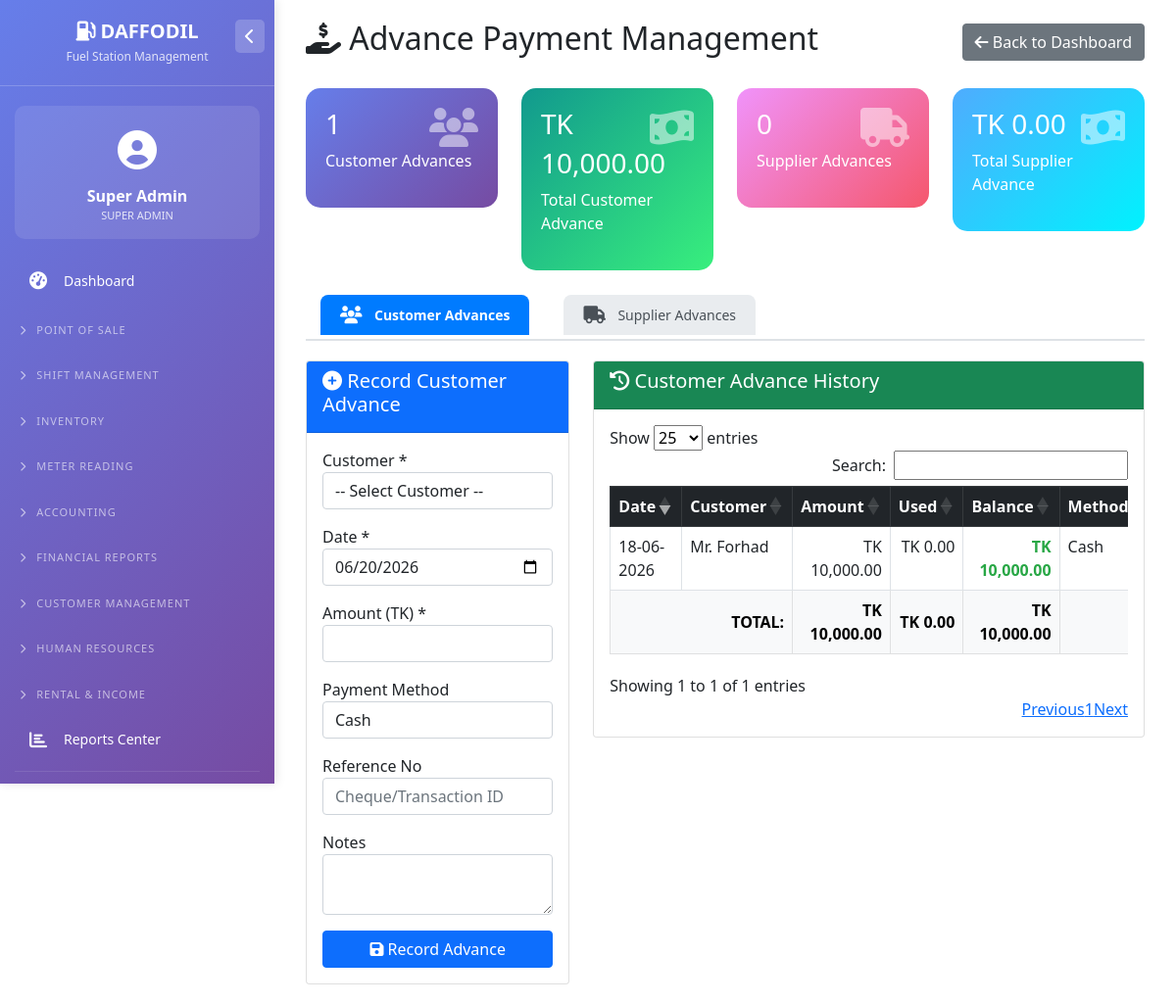
/advance_management.php (signed in), run on the app's committed database.
### tables this page shows
CREATE TABLE `users` (
  `id` int(11) NOT NULL,
  `username` varchar(50) NOT NULL,
  `password` varchar(255) NOT NULL,
  `full_name` varchar(100) NOT NULL,
  `email` varchar(100) DEFAULT NULL,
  `phone` varchar(20) DEFAULT NULL,
  `role` enum('super_admin','owner','accountant','station_manager','cashier','nozzle_operator','hr_officer','store_keeper','auditor') NOT NULL DEFAULT 'cashier',
  `is_active` tinyint(1) DEFAULT 1,
  `created_at` timestamp NOT NULL DEFAULT current_timestamp()
);

CREATE TABLE `advance_payments_customer` (
  `id` int(11) NOT NULL,
  `customer_id` int(11) NOT NULL,
  `advance_date` date NOT NULL,
  `amount` decimal(15,2) NOT NULL,
  `payment_method` enum('cash','bank','cheque','mobile_banking') DEFAULT 'cash',
  `reference_no` varchar(50) DEFAULT NULL,
  `notes` text DEFAULT NULL,
  `used_amount` decimal(15,2) DEFAULT 0.00,
  `balance_amount` decimal(15,2) DEFAULT 0.00,
  `status` enum('active','fully_used','cancelled') DEFAULT 'active',
  `voucher_id` int(11) DEFAULT NULL,
  `created_by` int(11) DEFAULT NULL,
  `created_at` timestamp NOT NULL DEFAULT current_timestamp()
);

CREATE TABLE `customers` (
  `id` int(11) NOT NULL,
  `customer_code` varchar(50) NOT NULL,
  `customer_name` varchar(100) NOT NULL,
  `phone` varchar(20) DEFAULT NULL,
  `email` varchar(100) DEFAULT NULL,
  `address` text DEFAULT NULL,
  `credit_limit` decimal(15,2) DEFAULT 0.00,
  `opening_balance` decimal(15,2) DEFAULT 0.00,
  `current_balance` decimal(15,2) DEFAULT 0.00,
  `advance_balance` decimal(15,2) DEFAULT 0.00,
  `is_active` tinyint(1) DEFAULT 1,
  `created_at` timestamp NOT NULL DEFAULT current_timestamp()
);

### config/database.php (called while the page is built, shortened)
<?php
$host = 'localhost';
$dbname = 'fuel_station_management';
$username = 'root';
$password = '';
try {
    $pdo = new PDO("mysql:host=$host;dbname=$dbname;charset=utf8mb4", $username, $password);
    $pdo->setAttribute(PDO::ATTR_ERRMODE, PDO::ERRMODE_EXCEPTION);
    $pdo->setAttribute(PDO::ATTR_DEFAULT_FETCH_MODE, PDO::FETCH_ASSOC);
} catch(PDOException $e) {
    die("Connection failed: " . $e->getMessage());
}
function getCurrentUser() {
    global $pdo;
    if(isset($_SESSION['user_id'])) {
        $stmt = $pdo->prepare("SELECT * FROM users WHERE id = ?");
        $stmt->execute([$_SESSION['user_id']]);
        return $stmt->fetch();
    }
    return null;
}
?>

### advance_management.php (the view, shortened to what this page needs)
<?php
require_once 'config/database.php';
$active_tab = $_GET['tab'] ?? 'customer';
$customer_advances = $pdo->query("
    SELECT ap.*, c.customer_name, c.customer_code
    FROM advance_payments_customer ap
    JOIN customers c ON ap.customer_id = c.id
    WHERE ap.status = 'active'
    ORDER BY ap.advance_date DESC
    LIMIT 50
")->fetchAll();
$supplier_advances = $pdo->query("
    SELECT ap.*, s.supplier_name, s.supplier_code
    FROM advance_payments_supplier ap
    JOIN suppliers s ON ap.supplier_id = s.id
    WHERE ap.status = 'active'
    ORDER BY ap.advance_date DESC
    LIMIT 50
")->fetchAll();
$settings = $pdo->query("SELECT setting_key, setting_value FROM system_settings")->fetchAll(PDO::FETCH_KEY_PAIR);
$currency = $settings['currency_symbol'] ?? 'BDT';
?>
<!DOCTYPE html>
<html lang="en">
<head>
    <link href="https://cdn.jsdelivr.net/npm/bootstrap@5.1.3/dist/css/bootstrap.min.css" rel="stylesheet">
    <link rel="stylesheet" href="https://cdn.datatables.net/1.11.5/css/dataTables.bootstrap5.min.css">
    <link rel="stylesheet" href="https://cdnjs.cloudflare.com/ajax/libs/font-awesome/6.4.0/css/all.min.css">
</head>
<body>
    <?php include 'left_menu.php'; ?>
    <div class="main-content">
        <div class="container-fluid">
            <div class="d-flex justify-content-between align-items-center mb-4">
                <h2><i class="fas fa-hand-holding-usd"></i> Advance Payment Management</h2>
                <a href="dashboard.php" class="btn btn-secondary">
                    <i class="fas fa-arrow-left"></i> Back to Dashboard
                </a>
            </div>
            <div class="row">
                <div class="col-md-3">
                    <div class="stats-card">
                        <i class="fas fa-users"></i>
                        <h3><?php echo count($customer_advances); ?></h3>
                        <p>Customer Advances</p>
                    </div>
                </div>
                <div class="col-md-3">
                    <div class="stats-card" style="background: linear-gradient(135deg, #11998e 0%, #38ef7d 100%);">
                        <i class="fas fa-money-bill-wave"></i>
                        <h3><?php echo $currency; ?> <?php
                            $total_customer_advance = array_sum(array_column($customer_advances, 'balance_amount'));
                            echo number_format($total_customer_advance, 2);
                        ?></h3>
                        <p>Total Customer Advance</p>
                    </div>
                </div>
                <div class="col-md-3">
                    <div class="stats-card" style="background: linear-gradient(135deg, #f093fb 0%, #f5576c 100%);">
                        <i class="fas fa-truck"></i>
                        <h3><?php echo count($supplier_advances); ?></h3>
                        <p>Supplier Advances</p>
                    </div>
                </div>
                <div class="col-md-3">
                    <div class="stats-card" style="background: linear-gradient(135deg, #4facfe 0%, #00f2fe 100%);">
                        <i class="fas fa-money-bill-wave"></i>
                        <h3><?php echo $currency; ?> <?php
                            $total_supplier_advance = array_sum(array_column($supplier_advances, 'balance_amount'));
                            echo number_format($total_supplier_advance, 2);
                        ?></h3>
                        <p>Total Supplier Advance</p>
                    </div>
                </div>
            </div>
            <ul class="nav nav-tabs">
                <li class="nav-item">
                    <a class="nav-link <?php echo $active_tab == 'customer' ? 'active' : ''; ?>" href="?tab=customer">
                        <i class="fas fa-users"></i> Customer Advances
                    </a>
                </li>
                <li class="nav-item">
                    <a class="nav-link <?php echo $active_tab == 'supplier' ? 'active' : ''; ?>" href="?tab=supplier">
                        <i class="fas fa-truck"></i> Supplier Advances
                    </a>
                </li>
            </ul>
            <?php if($active_tab == 'customer'): ?>
            <div class="row mt-3">
                <div class="col-md-4">
                    <div class="card">
                        <div class="card-header bg-primary text-white">
                            <h5><i class="fas fa-plus-circle"></i> Record Customer Advance</h5>
                        </div>
                        <div class="card-body">
                            <form method="POST">
                                <div class="mb-3">
                                    <label>Customer *</label>
                                    <select name="customer_id" class="form-control" required>
                                        <option value="">-- Select Customer --</option>
                                    </select>
                                </div>
                                <div class="mb-3">
                                    <label>Date *</label>
                                    <input type="date" name="advance_date" class="form-control" value="<?php echo date('Y-m-d'); ?>" required>
                                </div>
                                <div class="mb-3">
                                    <label>Amount (<?php echo $currency; ?>) *</label>
                                    <input type="number" name="amount" class="form-control" step="0.01" required>
                                </div>
                                <div class="mb-3">
                                    <label>Payment Method</label>
                                    <select name="payment_method" class="form-control">
                                        <option value="cash">Cash</option>
                                    </select>
                                </div>
                                <div class="mb-3">
                                    <label>Reference No</label>
                                    <input type="text" name="reference_no" class="form-control" placeholder="Cheque/Transaction ID">
                                </div>
                                <div class="mb-3">
                                    <label>Notes</label>
                                    <textarea name="notes" class="form-control" rows="2"></textarea>
                                </div>
                                <button type="submit" name="save_customer_advance" class="btn btn-primary w-100">
                                    <i class="fas fa-save"></i> Record Advance
                                </button>
                            </form>
                        </div>
                    </div>
                </div>
                <div class="col-md-8">
                    <div class="card">
                        <div class="card-header bg-success text-white">
                            <h5><i class="fas fa-history"></i> Customer Advance History</h5>
                        </div>
                        <div class="card-body">
                            <div class="table-responsive">
                                <table class="table table-bordered" id="customerAdvanceTable">
                                    <thead class="table-dark">
                                        <tr>
                                            <th>Date</th>
                                            <th>Customer</th>
                                            <th>Amount</th>
                                            <th>Used</th>
                                            <th>Balance</th>
                                            <th>Method</th>
                                        </tr>
                                    </thead>
                                    <tbody>
                                        <?php foreach($customer_advances as $adv): ?>
                                        <tr>
                                            <td><?php echo date('d-m-Y', strtotime($adv['advance_date'])); ?></td>
                                            <td><?php echo $adv['customer_name']; ?></td>
                                            <td class="text-end"><?php echo $currency; ?> <?php echo number_format($adv['amount'], 2); ?></td>
                                            <td class="text-end"><?php echo $currency; ?> <?php echo number_format($adv['used_amount'], 2); ?></td>
                                            <td class="text-end fw-bold <?php echo $adv['balance_amount'] > 0 ? 'balance-positive' : ''; ?>">
                                                <?php echo $currency; ?> <?php echo number_format($adv['balance_amount'], 2); ?>
                                            </td>
                                            <td><?php echo ucfirst($adv['payment_method']); ?></td>
                                        </tr>
                                        <?php endforeach; ?>
                                    </tbody>
                                    <tfoot class="table-light">
                                        <tr class="fw-bold">
                                            <td colspan="2" class="text-end">TOTAL:</td>
                                            <td class="text-end"><?php echo $currency; ?> <?php echo number_format(array_sum(array_column($customer_advances, 'amount')), 2); ?></td>
                                            <td class="text-end"><?php echo $currency; ?> <?php echo number_format(array_sum(array_column($customer_advances, 'used_amount')), 2); ?></td>
                                            <td class="text-end"><?php echo $currency; ?> <?php echo number_format(array_sum(array_column($customer_advances, 'balance_amount')), 2); ?></td>
                                            <td colspan="2"></td>
                                        </tr>
                                    </tfoot>
                                </table>
                            </div>
                        </div>
                    </div>
                </div>
            </div>
            <?php endif; ?>
        </div>
    </div>
</body>
</html>

### left_menu.php (shortened to what this page needs)
<?php
$current_page = basename($_SERVER['PHP_SELF']);
$user = getCurrentUser();
$user_role = $user['role'] ?? 'guest';
?>
<link rel="stylesheet" href="https://cdnjs.cloudflare.com/ajax/libs/font-awesome/6.4.0/css/all.min.css">
<div class="sidebar" id="sidebar">
    <div class="sidebar-header">
        <button class="toggle-btn" onclick="toggleSidebar()">
            <i class="fas fa-chevron-left" id="toggleIcon"></i>
        </button>
        <h3><i class="fas fa-gas-pump"></i> DAFFODIL</h3>
        <p>Fuel Station Management</p>
    </div>
    <div class="user-info">
        <div class="user-icon"><i class="fas fa-user-circle"></i></div>
        <div class="user-name"><?php echo $user['full_name'] ?? 'Admin'; ?></div>
        <div class="user-role"><?php echo ucfirst(str_replace('_', ' ', $user['role'] ?? 'super_admin')); ?></div>
    </div>
    <ul class="nav-menu">
        <li class="nav-item <?php echo $current_page == 'dashboard.php' ? 'active' : ''; ?>">
            <a class="nav-link" href="dashboard.php">
                <i class="fas fa-tachometer-alt"></i>
                <span>Dashboard</span>
            </a>
        </li>
        <li class="nav-title" onclick="toggleSection('posSection', 'posChevron')">
            <i class="fas fa-chevron-right chevron" id="posChevron"></i> POINT OF SALE
        </li>
        <li class="nav-title" onclick="toggleSection('shiftSection', 'shiftChevron')">
            <i class="fas fa-chevron-right chevron" id="shiftChevron"></i> SHIFT MANAGEMENT
        </li>
        <li class="nav-title" onclick="toggleSection('inventorySection', 'inventoryChevron')">
            <i class="fas fa-chevron-right chevron" id="inventoryChevron"></i> INVENTORY
        </li>
        <li class="nav-title" onclick="toggleSection('meterReadingSection', 'meterChevron')">
            <i class="fas fa-chevron-right chevron" id="meterChevron"></i> METER READING
        </li>
        <?php if(in_array($user_role, ['super_admin', 'admin', 'accountant'])): ?>
        <li class="nav-title" onclick="toggleSection('accountingSection', 'accountingChevron')">
            <i class="fas fa-chevron-right chevron" id="accountingChevron"></i> ACCOUNTING
        </li>
        <?php endif; ?>
        <?php if(in_array($user_role, ['super_admin', 'admin', 'accountant'])): ?>
        <li class="nav-title" onclick="toggleSection('financialSection', 'financialChevron')">
            <i class="fas fa-chevron-right chevron" id="financialChevron"></i> FINANCIAL REPORTS
        </li>
        <?php endif; ?>
        <li class="nav-title" onclick="toggleSection('customerSection', 'customerChevron')">
            <i class="fas fa-chevron-right chevron" id="customerChevron"></i> CUSTOMER MANAGEMENT
        </li>
        <?php if(in_array($user_role, ['super_admin', 'admin', 'hr_officer'])): ?>
        <li class="nav-title" onclick="toggleSection('hrSection', 'hrChevron')">
            <i class="fas fa-chevron-right chevron" id="hrChevron"></i> HUMAN RESOURCES
        </li>
        <?php endif; ?>
        <li class="nav-title" onclick="toggleSection('rentalSection', 'rentalChevron')">
            <i class="fas fa-chevron-right chevron" id="rentalChevron"></i> RENTAL & INCOME
        </li>
        <li class="nav-item <?php echo $current_page == 'reports.php' ? 'active' : ''; ?>">
            <a class="nav-link" href="reports.php">
                <i class="fas fa-chart-bar"></i> <span>Reports Center</span>
            </a>
        </li>
        <?php if(in_array($user_role, ['super_admin', 'admin'])): ?>
        <li class="nav-divider"></li>
        <li class="nav-title" onclick="toggleSection('settingsSection', 'settingsChevron')">
        </li>
        <?php endif; ?>
    </ul>
</div>

### data on the page
users: full_name "Super Admin", role "SUPER ADMIN"
advance_payments_customer: advance_date "18-06-2026", customer.customer_name "Mr. Forhad", amount "10,000.00", used_amount "0.00", balance_amount "10,000.00", payment_method "Cash"

### other printed values
count($customer_advances) "1"
$currency "TK"
$total_customer_advance "10,000.00"
count($supplier_advances) "0"
$total_supplier_advance "0.00"
array_sum(array_column($customer_advances, 'amount')) "10,000.00"
array_sum(array_column($customer_advances, 'used_amount')) "0.00"
array_sum(array_column($customer_advances, 'balance_amount')) "10,000.00"
